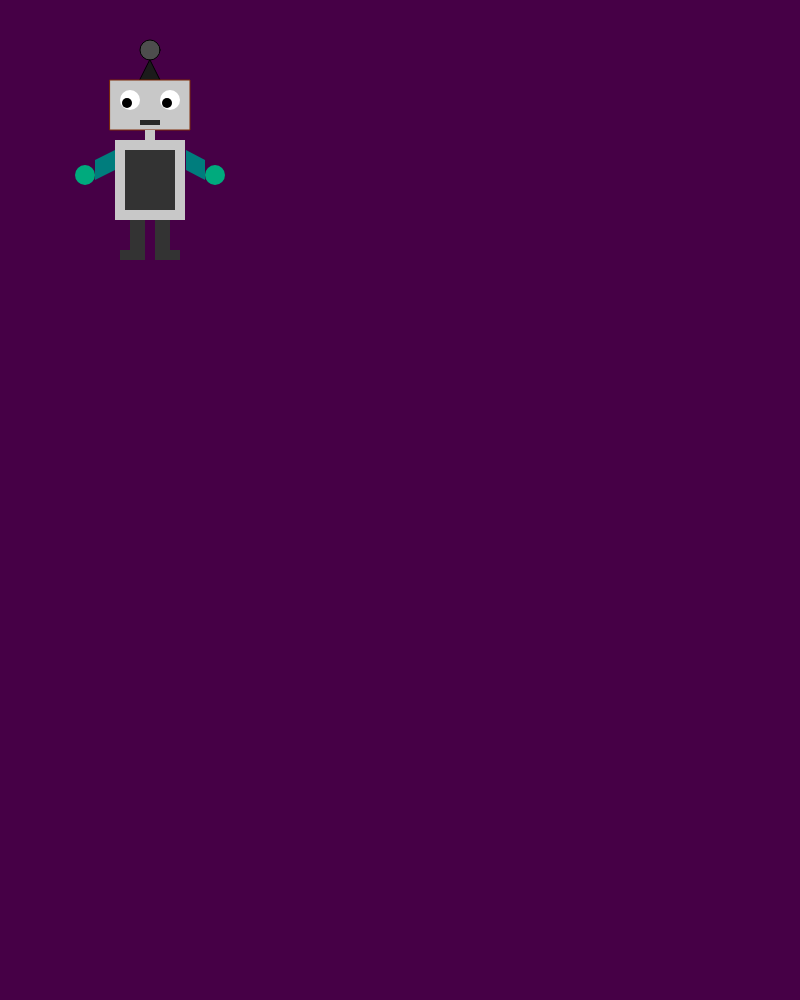
Frame 1 (no input)
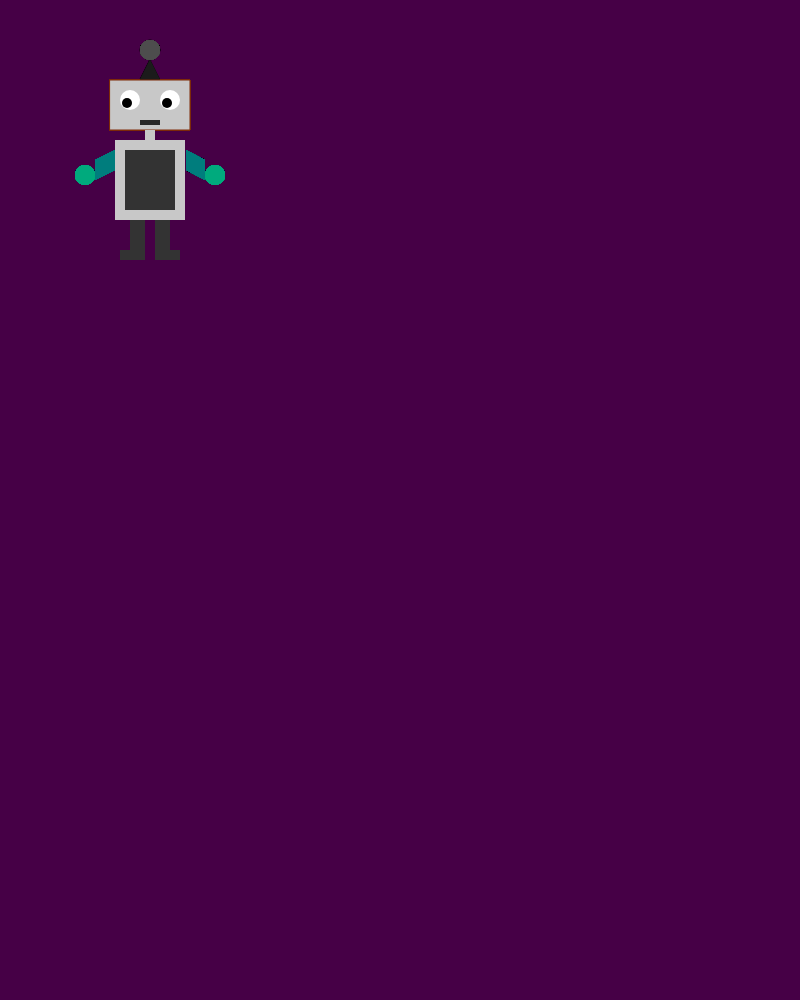
Frame 60 (no input)
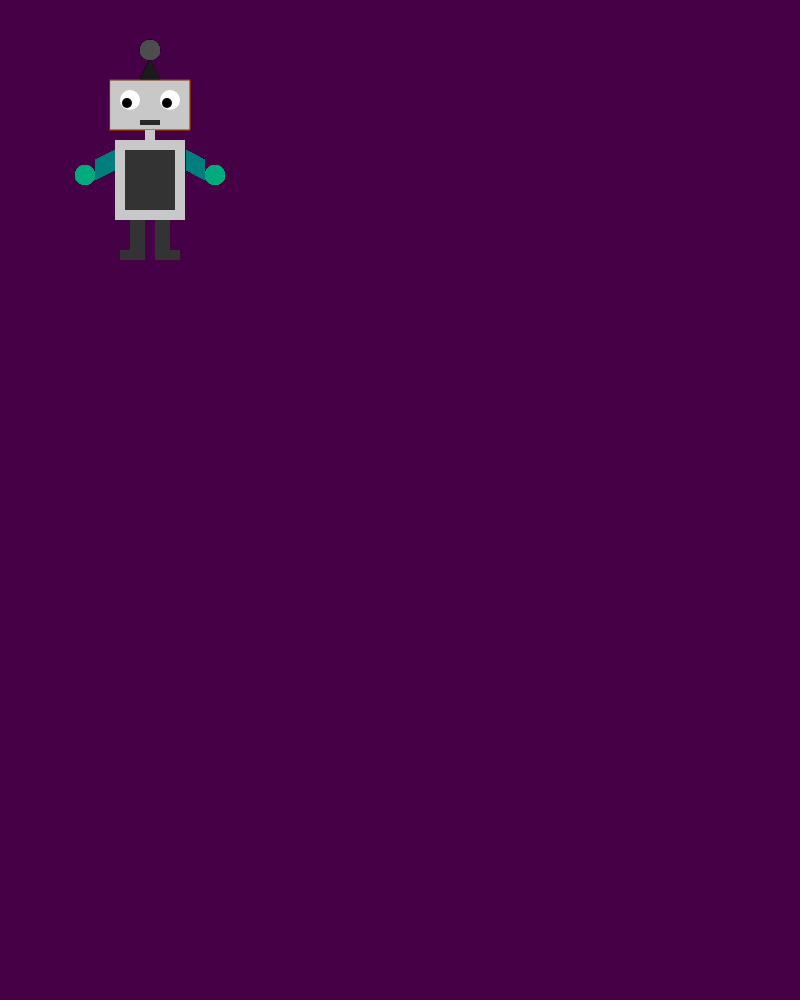
Frame 120 (the mouse pressed at the canvas centre since frame 60)

The p5.js sketch that drew these frames (run headless with seeded random() and noise() and a simulated clock; from frame 60 on, the mouse is pressed at the canvas centre):

// p5.js sketch
// ── sketch.js

var bgRed = 70;
var bgGreen = 0;
var bgBlue = 70;

var canvasx = 800;
var canvasy = 1000;

var antenna = 77;
var coneAntenna = 27;
var head = 200;
var neck = 200;
var pupil = 255;
var eyeball = 0;
var mainbody = 200;
var stomach = 51;
var armquadRed = 0;
var armquadGreen = 125;
var armquadBlue = 125;
var handRed = 0;
var handGreen = 170;
var handBlue = 125;
var leg = 51;
var feet = 51;
var mouth = 40;


var antennax = 150;
var antennay = 50;
var antennaw = 20;
var antennah = 20;

var coneAntennax1 = 140;
var coneAntennay1 = 80;
var coneAntennax2 = 160;
var coneAntennay2 = 80;
var coneAntennax3 = 150;
var coneAntennay3 = 60;

var strokex = 127;
var strokey = 42;
var strokez =8;

var headx = 110;
var heady = 80;
var headw = 80;
var headh = 50;

var pupilLx = 130
var pupilRx = 170
var pupily = 100
var pupilw = 20
var pupilh = 20

var eyeballLx = 127
var eyeballRx = 167
var eyebally = 103
var eyeballw = 10
var eyeballh = 10

var neckx = 145;
var necky = 130;
var neckw = 10;
var neckh = 10;

var maintorsox = 115;
var maintorsoy = 140;
var maintorsow = 70;
var maintorsoh = 80;

var legLx = 130;
var legRx = 155;
var legy = 220;
var legw = 15;
var legh = 30;

var feetLx = 120;
var feetRx = 155;
var feety = 250;
var feetw = 25;
var feeth = 10;

var armx1 = 95; 
var armx2 = 180;
var armx3 = 95;
var armx4 = 160;
var armx5 = 115;
var armx6 = 150;
var armx7 = 115;
var armx8 = 170;

var army1 =186; 
var army2 = 170;
var army3 = 186;
var army4 = 150;
var army5 = 205;
var army6 = 160;
var army7 = 205;
var army8 = 180;

var handLx = 85;
var handRx = 215;
var handy = 175;
var handw = 20;
var handh = 20;

var middletorsox = 125;
var middletorsoy = 150;
var middletorsow = 50;
var middletorsoh = 60;

var mouthx = 140;
var mouthy = 120;
var mouthw = 20;
var mouthh = 5;

function setup() {
  createCanvas(canvasx, canvasy);
  background(bgRed, bgGreen, bgBlue);
}

function draw() {
  fill(antenna);
  ellipse(antennax, antennay, antennaw, antennah);//circle
  
  fill(coneAntenna);
  triangle(coneAntennax1, coneAntennay1,coneAntennax2, coneAntennay2, coneAntennax3, coneAntennay3);//antenna
  
  fill(head);
  stroke(strokex, strokey, strokez);
  rect(headx, heady, headw, headh);//head
  
  noStroke();
  fill(pupil);
  ellipse(pupilLx, pupily, pupilw, pupilh);//pupil
  fill(pupil);
  ellipse(pupilRx, pupily, pupilw, pupilh);//pupil
  
  fill(eyeball);
  ellipse(eyeballLx, eyebally, eyeballw, eyeballh);//eyeball
  fill(eyeball);
  ellipse(eyeballRx, eyebally, eyeballw, eyeballh);//eyeball
  
  fill(neck);
  rect(neckx, necky, neckw, neckh);//neck
  
  fill(mainbody);
  rect(maintorsox, maintorsoy, maintorsow, maintorsoh);//maintorso
  
  fill(leg);
  rect(legLx, legy, legw, legh);//leg
  fill(leg);
  rect(legRx, legy, legw, legh);//leg
  
  fill(feet);
  rect(feetLx, feety, feetw, feeth);//feet
  fill(feet);
  rect(feetRx, feety, feetw, feeth);//feet
  
  fill(armquadRed, armquadGreen, armquadBlue);
  quad(armx1, armx2, armx3, armx4, armx5, armx6, armx7, armx8);//arm
  quad(army1, army2, army3, army4, army5, army6, army7, army8);//arm
  
  fill(handRed, handGreen, handBlue);
  ellipse(handLx, handy, handw, handh);//hand
  ellipse(handRx, handy, handw, handh);//hand
  
  fill(stomach);
  rect(middletorsox, middletorsoy, middletorsow, middletorsoh);//middletorso
  
  fill(mouth);
  rect(mouthx, mouthy, mouthw, mouthh);//mouth
  
}
